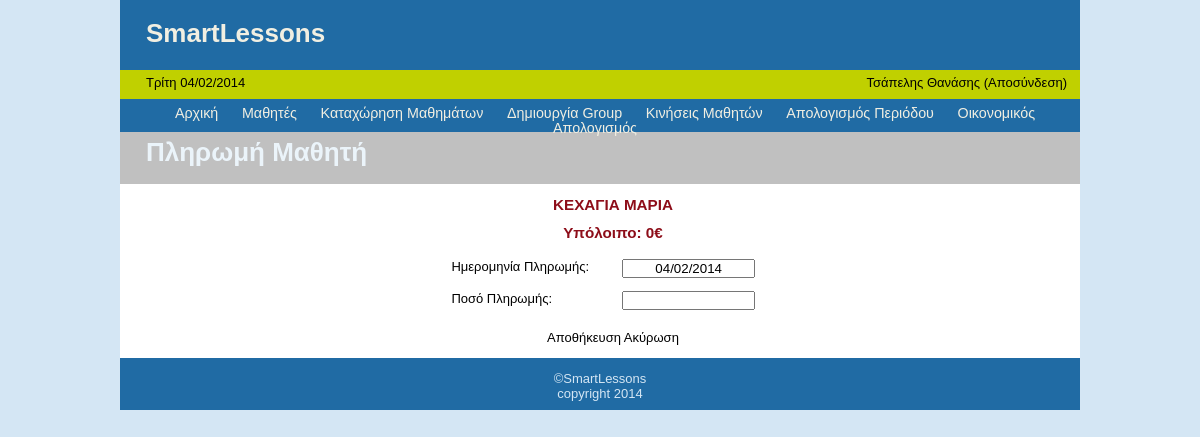
The app's page /studentPayment.php?id=14 (signed in) with its own data.
### tables this page shows
CREATE TABLE IF NOT EXISTS `students` (
  `id` int(6) NOT NULL AUTO_INCREMENT,
  `lastName` varchar(30) NOT NULL,
  `firstName` varchar(25) NOT NULL,
  `mobile` varchar(10) NOT NULL,
  `phone` varchar(10) NOT NULL,
  `sugPrice` float NOT NULL,
  `remarks` text NOT NULL,
  `creationDate` datetime NOT NULL,
  `editDate` datetime NOT NULL,
  `rest` float NOT NULL,
  PRIMARY KEY (`id`)
);

### inc/functions.php (called while the page is built, shortened)
<?php
function getStudentById($studId){
	global $connection;
	$query = "SELECT * ";
	$query .= "FROM students ";
	$query .= "WHERE id=" . $studId . " ";
	$query .= "LIMIT 1";
	$rSet = mysql_query($query, $connection);
	$stud = mysql_fetch_array($rSet);
	if( $stud ){
		return $stud;
	}
	else{
		return NULL;
	}
}
?>

### studentPayment.php (the view, shortened to what this page needs)
<?php require_once("inc/connection.php"); ?>
<?php require_once("inc/functions.php"); ?>
<?php include("inc/header.php"); ?>
<?php include("inc/statusBar.php"); ?>
<?php include("inc/menuBar.php"); ?>
<?php
	if( !isset($_GET['id']) || empty($_GET['id'])  ){
		header("Location: students.php");
		exit;
	}
	else{
		$std = getStudentById( $_GET['id'] );
		$lastName = $std['lastName'];
		$firstName = $std['firstName'];
		$rest = $std['rest'];
	}
?>
				<div id="navigation" style="height:2em;">
						<h1 style="float:left;">Πληρωμή Μαθητή</h1>
				</div>
				<div id="page">
					<div style="text-align:center;margin:auto; width:100%">
						<p>
							<?php
								echo "<h3>{$lastName} {$firstName}</h3>";
							?>
						</p>
						<div style="padding:1em 0 1em 0;">
							<?php
								echo "<h3>Υπόλοιπο: {$rest}&euro;</h3>";
							?>
						</div>
						<form action="" id="frmStudentPayment" name="frmStudentPayment" method="post">
							<div>
								<table style="margin:auto; width:36%">
									<tr>
										<td>Ημερομηνία Πληρωμής:</td>
										<td><input type="text" style="width:10em;text-align:center;" name="payDate" id="payDate" /></td>
									</tr>
									<tr>
										<td>Ποσό Πληρωμής:</td>
										<td><input type="text" style="width:10em;text-align:right;" name="payAmount" id="payAmount" /></td>
									</tr>
								</table>
							</div>
							<div style="padding:1em 0 1em 0;">
								<a href="javascript:void(0)" onClick="validatePaymentForm( document.getElementById('frmStudentPayment') );" id="saveBtn">
									Αποθήκευση
								</a>
								<a href="students.php" id="cancelBtn">
									Ακύρωση
								</a>
							</div>
						</form>
					</div>
				</div>
				<link href="http://ajax.googleapis.com/ajax/libs/jqueryui/1.8/themes/base/jquery-ui.css" rel="stylesheet" type="text/css"/>
<?php require("inc/footer.php"); ?>

### css/style.css (style rules this page uses)
html { height: 100%; width: 100%; }
body { font-family: Verdana, Arial, Helvetica, sans-serif; background: #D4E6F4; font-size: 13px; line-height: 15px; text-align:center; }
* { margin:0; padding:0; }
table, tr, td { border-collapse: collapse; vertical-align: top; font-size: 13px; line-height: 15px; }
a { color: #000; text-decoration:none; }
table td { padding: 0.5em; }
#navigation { padding: 1em 2em; color: #EBF4FA; background: #C0C0C0; height:2em; clear:both; }
#page { padding-left: 2em; padding-top: 1em; vertical-align: top; background: #fff; }
#page h3 { color: #8D0D19; }

### records on screen
students: lastName "ΚΕΧΑΓΙΑ", firstName "ΜΑΡΙΑ", rest "0"

### other values on screen
$_SESSION['lastName'] "Τσάπελης"
$_SESSION['firstName'] "Θανάσης"
